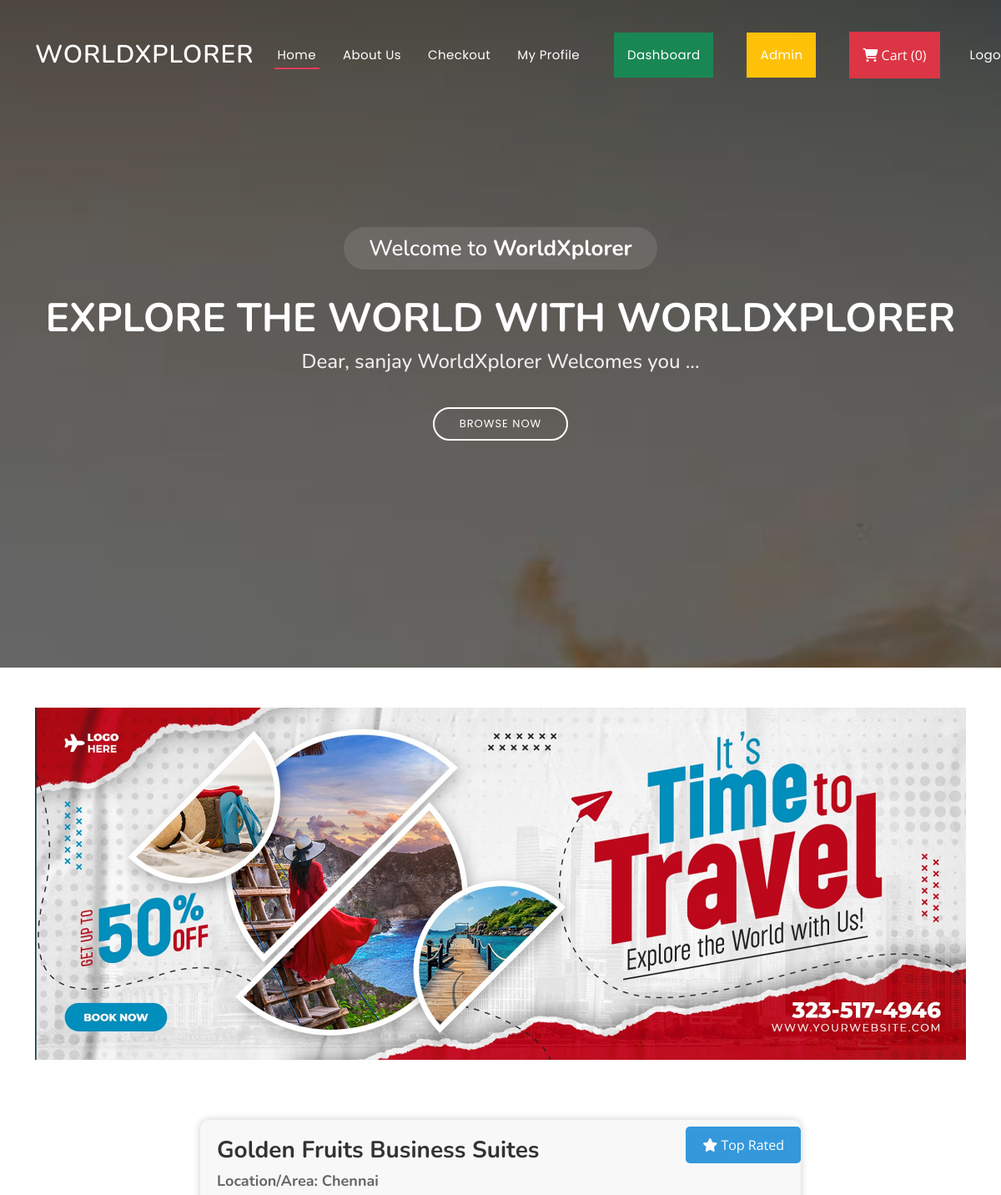
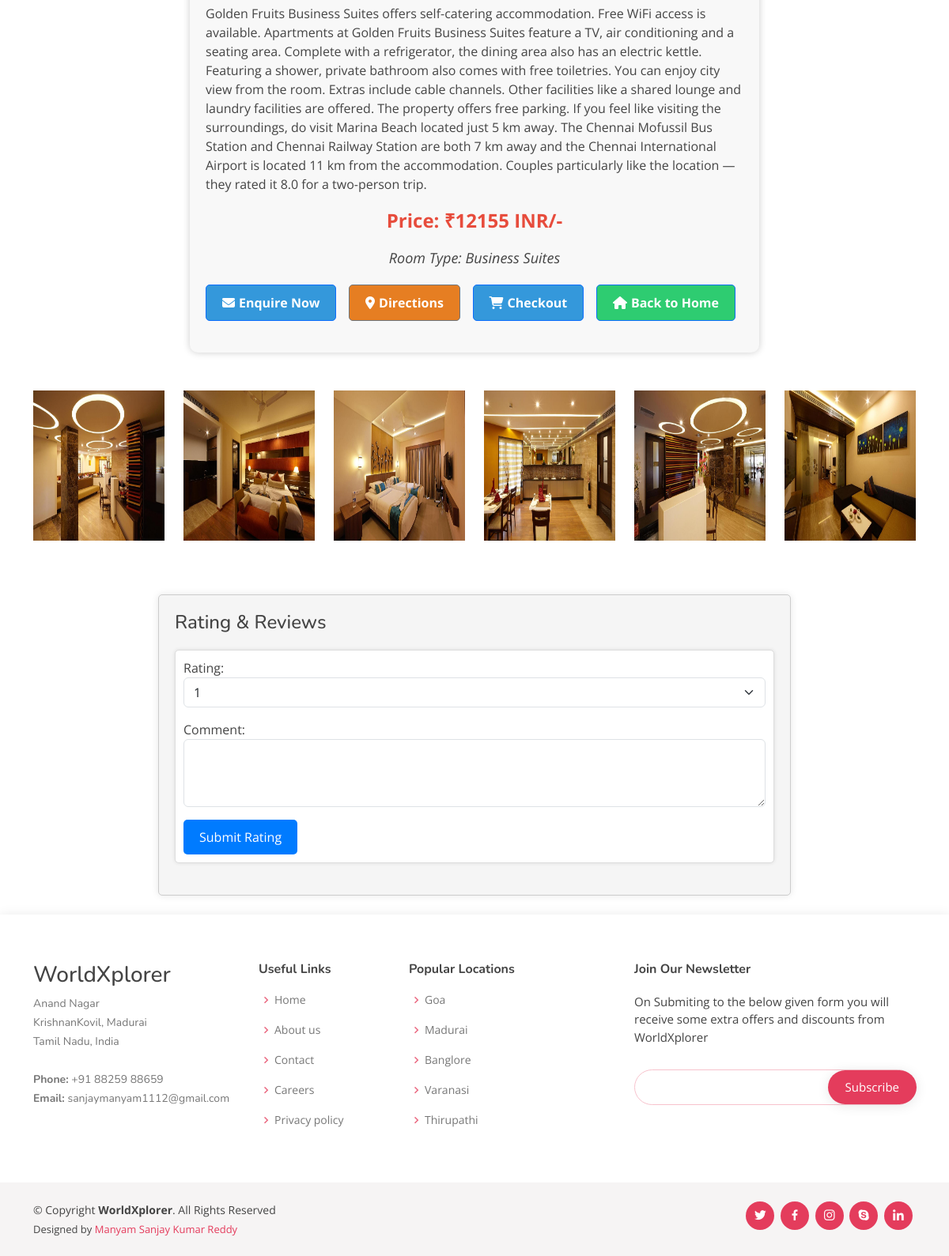
Page /room/22/ (signed in) on the committed database (2 pictures, top to bottom).
### ecommerceapp/models.py (models this page shows, shortened)
class RoomType(models.Model):
    room_id = models.AutoField
    room_name = models.CharField(max_length=100)
    category = models.CharField(max_length=100, default="")
    subcategory = models.CharField(max_length=50, default="")
    price = models.IntegerField(default=0)
    desc = models.CharField(max_length=1000)
    image = models.ImageField(upload_to='images/images', default="")
    image1 = models.ImageField(upload_to='images/additional-images', default="")
    image2 = models.ImageField(upload_to='images/additional-images', default="")
    image3 = models.ImageField(upload_to='images/additional-images', default="")
    image4 = models.ImageField(upload_to='images/additional-images', default="")
    image5 = models.ImageField(upload_to='images/additional-images', default="")
    image6 = models.ImageField(upload_to='images/additional-images', default="")

### ecommerceapp/views.py (the view)
# urls.py: path('room/<int:room_id>/', views.room_detail, name='room_detail'),
@login_required
def room_detail(request, room_id):
    room = get_object_or_404(RoomType, id=room_id)
    user_rating = Rating.objects.filter(room=room, user=request.user).first()
    if request.method == 'POST':
        form = RatingForm(request.POST)
        if form.is_valid():
            rating = form.cleaned_data['rating']
            comment = form.cleaned_data['comment']
            if user_rating:
                user_rating.rating = rating
                user_rating.comment = comment
            else:
                user_rating = Rating.objects.create(
                    room=room,
                    user=request.user,
                    rating=rating,
                    comment=comment,
                )
            user_rating.save()
            return redirect('/')
    else:
        form = RatingForm()
    ratings = Rating.objects.filter(room=room).exclude(user=request.user)
    average_rating = Rating.objects.filter(room=room).aggregate(Avg('rating'))['rating__avg'] or 0
    if request.method == 'POST' and 'delete_rating' in request.POST:
        if user_rating:
            user_rating.delete()
            return redirect('room_detail', room_id=room_id)
    return render(request, 'room_detail.html', {'room': room, 'ratings': ratings, 'user_rating': user_rating, 'form': form, 'average_rating': average_rating})

### ecommerceapp/forms.py
class RatingForm(forms.Form):
    RATING_CHOICES = [(i, str(i)) for i in range(1, 6)]  # Dropdown choices from 1 to 5
    rating = forms.ChoiceField(choices=RATING_CHOICES, label='Rating', widget=forms.Select(attrs={'class': 'form-select'}))
    comment = forms.CharField(widget=forms.Textarea(attrs={'class': 'form-control', 'rows': 3}), required=False)

### templates/room_detail.html (shortened to what this page needs)
{% extends 'base.html' %}
{% block content %}
<section id="hero">
  <div class="hero-container">
    <h3>Welcome to <strong>WorldXplorer</strong></h3>
    <h1>Explore the world with WorldXplorer</h1>
    <h2>Dear, {{ user.username }} WorldXplorer Welcomes you ...</h2>
    <a href="" class="btn-get-started scrollto">Browse Now</a>
  </div>
</section>
{% endblock content %}
{% load static %}
{% block body %}
<div class="container mt-5">
    <div class="row">
        <div class="col-md-12">
            <div class="banner-image">
                <img src="{% static 'assets/img/banner.jpg' %}" alt="Room Image" class="img-fluid">
            </div>
        </div>
    </div>
     <br>
     <div class="container mt-5  ">
        <div class="row">
            <div class="col-md-8 offset-md-2">
                <div class="hotel-details">
                    <button id="openModalBtn" class="btn btn-primary position-absolute top-0 end-0 mr-2 mt-2 ">
                        <i class="fas fa-star"></i> Top Rated
                    </button>
                    <h2 class="hotel-name">{{ room.room_name }}</h2>
                    <h4 class="location">Location/Area: {{ room.category }}</h4>
                    <p class="description">{{ room.desc }}</p>
                    <div class="text-center">
                        <p class="price">Price: ₹{{ room.price }} INR/-</p>
                        <p class="room-type">Room Type: <span class="italic">{{ room.subcategory }}</span></p>
                    </div>
                    <div class="actions">
                        <div class="action-btns">
                            <a href="#" class="btn btn-primary enquire-btn">
                                <i class="fas fa-envelope"></i> Enquire Now
                            </a>
                            <a href="{{ room.directions_link }}" class="btn btn-secondary directions-btn">
                                <i class="fas fa-map-marker-alt"></i> Directions
                            </a>
                            <a href="/checkout" class="btn btn-primary checkout-btn">
                                <i class="fas fa-shopping-cart"></i> Checkout
                            </a>
                            <a href="/" class="btn btn-primary home-btn">
                                <i class="fas fa-home"></i> Back to Home
                            </a>
                        </div>
                    </div>
                </div>
            </div>
        </div>
    </div>
</div>
<div class="container mt-5">
    <div class="row">
        <div class="col-md-2">
            <div class="room-image">
                <img src="/media/{{ room.image1 }}" alt="Room Image 1" class="img-fluid">
            </div>
        </div>
        <div class="col-md-2">
            <div class="room-image">
                <img src="/media/{{ room.image2 }}" alt="Room Image 2" class="img-fluid">
            </div>
        </div>
        <div class="col-md-2">
            <div class="room-image">
                <img src="/media/{{ room.image3 }}" alt="Room Image 3" class="img-fluid">
            </div>
        </div>
        <div class="col-md-2">
            <div class="room-image">
                <img src="/media/{{ room.image4 }}" alt="Room Image 4" class="img-fluid">
            </div>
        </div>
        <div class="col-md-2">
            <div class="room-image">
                <img src="/media/{{ room.image5 }}" alt="Room Image 5" class="img-fluid">
            </div>
        </div>
        <div class="col-md-2">
            <div class="room-image">
                <img src="/media/{{ room.image6 }}" alt="Room Image 6" class="img-fluid">
            </div>
        </div>
    </div>
    <div class="container mt-5" style="max-width: 800px; margin: 0 auto; padding: 20px; background-color: #f5f5f5; border: 1px solid #ccc; box-shadow: 0px 0px 10px rgba(0, 0, 0, 0.1); border-radius: 5px;">
        <h3 style="font-size: 24px; margin-bottom: 20px;">Rating & Reviews</h3>
        {% if user.is_authenticated %}
        <div class="user-rating" style="margin-bottom: 20px; padding: 10px; background-color: #fff; border: 1px solid #ddd; border-radius: 5px; box-shadow: 0px 0px 5px rgba(0, 0, 0, 0.1);">
            {% if user_rating %}
            <span class="username" style="font-weight: bold; font-size: 16px; color: #333;">{{ user.username }} (<span style="font-weight: bold; font-size: 16px; color: black;">{{ user_rating.rating }}</span>)</span>
            <p class="rating-date" style="font-size: 12px; color: #777;">{{ user_rating.created_at }}</p>
            <p class="user-comment" style="margin-top: 10px; font-size: 14px; color: #333;">{{ user_rating.comment }}</p>
            {% else %}
            <form method="post">
                {{ form.as_p }}
                <button type="submit" class="btn btn-primary" style="background-color: #007bff; color: #fff; border: none; padding: 10px 20px; font-size: 16px; border-radius: 5px; cursor: pointer;">Submit Rating</button>
            </form>
            {% endif %}
        </div>
        {% else %}
        <p style="font-size: 14px; color: #ff0000; margin-top: 10px;">You must be logged in to rate this room.</p>
        {% endif %}
    </div>
    <br>
</div>
{% endblock body %}

### static/assets/css/style.css (style rules this page uses)
body { font-family: "Open Sans", sans-serif; color: #444444; }
a { color: #e43c5c; text-decoration: none; }
h1, h2, h3, h4, h5, h6 { font-family: "Nunito", sans-serif; }
#hero { width: 100%; height: 100vh; background: url("../img/cta-bg.jpg") top center; background-size: cover; position: relative; }
#hero:before { content: ""; background: rgba(0, 0, 0, 0.6); position: absolute; bottom: 0; top: 0; left: 0; right: 0; }
#hero .hero-container { position: absolute; bottom: 0; top: 0; left: 0; right: 0; display: flex; justify-content: center; align-items: center; flex-direction: column; text-align: center; padding: 0 15px; }
#hero h3 { background: rgba(255, 255, 255, 0.1); color: #fff; font-size: 26px; padding: 10px 30px; margin-bottom: 30px; border-radius: 50px; }
#hero h1 { margin: 0 0 10px 0; font-size: 48px; font-weight: 700; line-height: 56px; text-transform: uppercase; color: #fff; }
#hero h2 { color: #eee; margin-bottom: 40px; font-size: 24px; }
#hero .btn-get-started { font-family: "Poppins", sans-serif; text-transform: uppercase; font-weight: 400; font-size: 13px; letter-spacing: 1px; display: inline-block; padding: 8px 30px 9px 30px; border-radius: 50px; transition: 0.5s; border: 2px solid #fff; color: #fff; }
@media (min-width: 1024px) { #hero { background-attachment: fixed; } }
section { padding: 60px 0; overflow: hidden; }

### templates/room_detail.html (style rules this page uses)
.room-image { position: relative; overflow: hidden; margin-bottom: 20px; }
.room-image img { width: 100%; height: 190px; }
.banner-image { position: relative; overflow: hidden; background-color: #333; height: 100%; width: 100%; }
.banner-image img { width: 100%; height: auto; display: block; margin: 0 auto; }
.hotel-details { padding: 20px; background-color: #f8f8f8; border-radius: 10px; box-shadow: 0 0 10px rgba(0, 0, 0, 0.2); position: relative; overflow: hidden; }
.hotel-name { font-size: 28px; color: #333; margin-bottom: 10px; font-weight: bold; }
.location { font-size: 18px; color: #666; margin-top: 0; font-weight: bold; }
.description { font-size: 16px; line-height: 1.5; color: #444; margin-top: 10px; }
.price { font-size: 24px; color: #e74c3c; margin-top: 10px; font-weight: bold; }
.room-type { font-size: 18px; font-style: italic; margin-top: 10px; }
.actions { margin-top: 20px; text-align: center; }
.action-btns { display: flex; flex-direction: row; align-items: center; justify-content: space-between; margin-bottom: 20px; }
.action-btns a { display: flex; align-items: center; text-decoration: none; padding: 10px 20px; border-radius: 5px; font-weight: bold; margin-right: 10px; transition: background-color 0.3s ease-in-out; }
.action-btns a i { margin-right: 5px; }
.checkout-btn { background-color: #3498db; color: #fff; }
.home-btn { background-color: #2ecc71; color: #fff; }
.enquire-btn, .directions-btn, .checkout-btn, .home-btn { padding: 10px 20px; border-radius: 5px; font-weight: bold; text-decoration: none; margin-right: 10px; transition: background-color 0.3s ease-in-out; }
.enquire-btn { background-color: #3498db; color: #fff; }
.directions-btn { background-color: #e67e22; color: #fff; }
#openModalBtn { background-color: #3498db; color: #fff; border: none; padding: 10px 20px; font-size: 16px; border-radius: 5px; cursor: pointer; transition: background-color 0.3s ease-in-out; margin-bottom: 20px; }

### rows in the picture
RoomType: room_name "Golden Fruits Business Suites", category "Chennai", desc "Golden Fruits Business Suites offers self-catering accommodation. Free WiFi access is available. Apartments at Golden Fruits Business Suites feature a TV, air conditioning and a seating area. Complete with a refrigerator, the dining area also has an electric kettle. Featuring a shower, private bathroom also comes with free toiletries. You can enjoy city view from the room. Extras include cable channels. Other facilities like a shared lounge and laundry facilities are offered. The property offers free parking. If you feel like visiting the surroundings, do visit Marina Beach located just 5 km away. The Chennai Mofussil Bus Station and Chennai Railway Station are both 7 km away and the…", price "12155", subcategory "Business Suites", image1 (picture), image2 (picture), image3 (picture), image4 (picture), image5 (picture), image6 (picture)

### other values in the picture
{{ user.username }} "sanjay"
